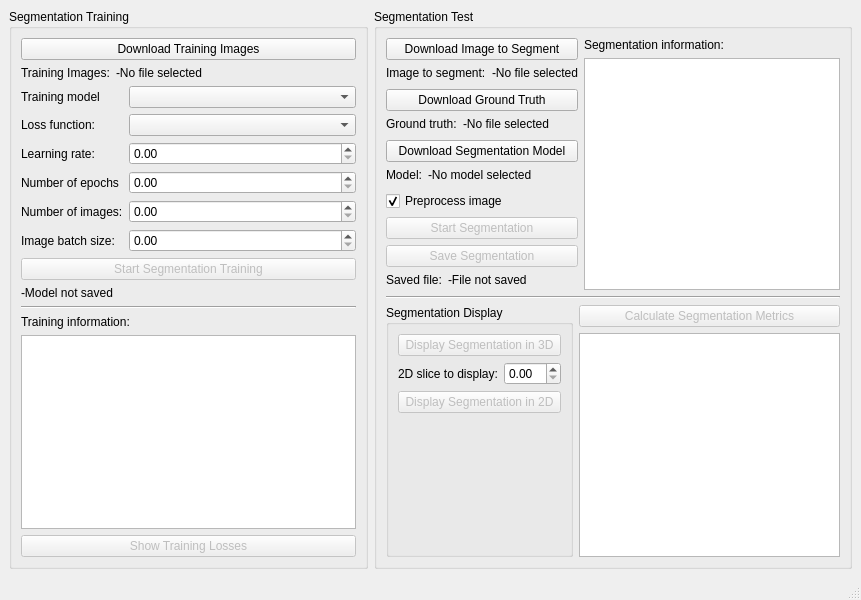
<?xml version="1.0" encoding="UTF-8"?>
<ui version="4.0">
 <class>MainWindow</class>
 <widget class="QMainWindow" name="MainWindow">
  <property name="geometry">
   <rect>
    <x>0</x>
    <y>0</y>
    <width>861</width>
    <height>600</height>
   </rect>
  </property>
  <property name="windowTitle">
   <string>VascSeg</string>
  </property>
  <property name="windowIcon">
   <iconset>
    <normaloff>logo.png</normaloff>logo.png</iconset>
  </property>
  <widget class="QWidget" name="centralwidget">
   <layout class="QHBoxLayout" name="horizontalLayout_2">
    <item>
     <widget class="QGroupBox" name="groupBox">
      <property name="title">
       <string>Segmentation Training</string>
      </property>
      <layout class="QVBoxLayout" name="verticalLayout_2">
       <item>
        <widget class="QPushButton" name="pushButton_downloadTraining">
         <property name="text">
          <string>Download Training Images</string>
         </property>
        </widget>
       </item>
       <item>
        <layout class="QFormLayout" name="formLayout_3">
         <item row="0" column="0">
          <widget class="QLabel" name="label_10">
           <property name="text">
            <string>Training Images:</string>
           </property>
          </widget>
         </item>
         <item row="0" column="1">
          <widget class="QLabel" name="label_trainingFile">
           <property name="text">
            <string>-No file selected</string>
           </property>
          </widget>
         </item>
        </layout>
       </item>
       <item>
        <layout class="QFormLayout" name="formLayout">
         <item row="0" column="0">
          <widget class="QLabel" name="label">
           <property name="text">
            <string>Training model</string>
           </property>
          </widget>
         </item>
         <item row="0" column="1">
          <widget class="QComboBox" name="comboBox_model"/>
         </item>
         <item row="3" column="0">
          <widget class="QLabel" name="label_4">
           <property name="text">
            <string>Number of epochs</string>
           </property>
          </widget>
         </item>
         <item row="4" column="0">
          <widget class="QLabel" name="label_5">
           <property name="text">
            <string>Number of images:</string>
           </property>
          </widget>
         </item>
         <item row="3" column="1">
          <widget class="QDoubleSpinBox" name="doubleSpinBox_nEpochs"/>
         </item>
         <item row="4" column="1">
          <widget class="QDoubleSpinBox" name="doubleSpinBox_nImages"/>
         </item>
         <item row="1" column="0">
          <widget class="QLabel" name="label_6">
           <property name="text">
            <string>Loss function:</string>
           </property>
          </widget>
         </item>
         <item row="2" column="0">
          <widget class="QLabel" name="label_7">
           <property name="text">
            <string>Learning rate:</string>
           </property>
          </widget>
         </item>
         <item row="2" column="1">
          <widget class="QDoubleSpinBox" name="doubleSpinBox_learningRate"/>
         </item>
         <item row="1" column="1">
          <widget class="QComboBox" name="comboBox_lossFunction"/>
         </item>
         <item row="5" column="0">
          <widget class="QLabel" name="label_2">
           <property name="text">
            <string>Image batch size:</string>
           </property>
          </widget>
         </item>
         <item row="5" column="1">
          <widget class="QDoubleSpinBox" name="doubleSpinBox_batchSize"/>
         </item>
        </layout>
       </item>
       <item>
        <widget class="QPushButton" name="pushButton_trainSegmentation">
         <property name="enabled">
          <bool>false</bool>
         </property>
         <property name="text">
          <string>Start Segmentation Training</string>
         </property>
        </widget>
       </item>
       <item>
        <widget class="QLabel" name="label_savedModel">
         <property name="text">
          <string>-Model not saved</string>
         </property>
        </widget>
       </item>
       <item>
        <widget class="Line" name="line">
         <property name="orientation">
          <enum>Qt::Horizontal</enum>
         </property>
        </widget>
       </item>
       <item>
        <widget class="QLabel" name="label_3">
         <property name="text">
          <string>Training information:</string>
         </property>
        </widget>
       </item>
       <item>
        <widget class="QTableWidget" name="tableWidget_trainingInfo"/>
       </item>
       <item>
        <widget class="QPushButton" name="pushButton_showLossCurves">
         <property name="enabled">
          <bool>false</bool>
         </property>
         <property name="text">
          <string>Show Training Losses</string>
         </property>
        </widget>
       </item>
      </layout>
     </widget>
    </item>
    <item>
     <widget class="QGroupBox" name="groupBox_2">
      <property name="title">
       <string>Segmentation Test</string>
      </property>
      <layout class="QVBoxLayout" name="verticalLayout_3">
       <item>
        <layout class="QHBoxLayout" name="horizontalLayout_4">
         <item>
          <layout class="QVBoxLayout" name="verticalLayout_7">
           <item>
            <widget class="QPushButton" name="pushButton_downloadTest">
             <property name="text">
              <string>Download Image to Segment</string>
             </property>
            </widget>
           </item>
           <item>
            <layout class="QFormLayout" name="formLayout_4">
             <item row="0" column="0">
              <widget class="QLabel" name="label_11">
               <property name="text">
                <string>Image to segment:</string>
               </property>
              </widget>
             </item>
             <item row="0" column="1">
              <widget class="QLabel" name="label_testFile">
               <property name="text">
                <string>-No file selected</string>
               </property>
              </widget>
             </item>
            </layout>
           </item>
           <item>
            <widget class="QPushButton" name="pushButton_downloadTruth">
             <property name="text">
              <string>Download Ground Truth</string>
             </property>
            </widget>
           </item>
           <item>
            <layout class="QFormLayout" name="formLayout_6">
             <item row="0" column="0">
              <widget class="QLabel" name="label_13">
               <property name="text">
                <string>Ground truth:</string>
               </property>
              </widget>
             </item>
             <item row="0" column="1">
              <widget class="QLabel" name="label_truthFile">
               <property name="text">
                <string>-No file selected</string>
               </property>
              </widget>
             </item>
            </layout>
           </item>
           <item>
            <widget class="QPushButton" name="pushButton_downloadModel">
             <property name="text">
              <string>Download Segmentation Model</string>
             </property>
            </widget>
           </item>
           <item>
            <layout class="QFormLayout" name="formLayout_5">
             <item row="0" column="0">
              <widget class="QLabel" name="label_12">
               <property name="text">
                <string>Model:</string>
               </property>
              </widget>
             </item>
             <item row="0" column="1">
              <widget class="QLabel" name="label_modelFile">
               <property name="text">
                <string>-No model selected</string>
               </property>
              </widget>
             </item>
            </layout>
           </item>
           <item>
            <widget class="QCheckBox" name="checkBox_preprocess">
             <property name="text">
              <string>Preprocess image</string>
             </property>
             <property name="checked">
              <bool>true</bool>
             </property>
            </widget>
           </item>
           <item>
            <widget class="QPushButton" name="pushButton_testSegmentation">
             <property name="enabled">
              <bool>false</bool>
             </property>
             <property name="text">
              <string>Start Segmentation</string>
             </property>
            </widget>
           </item>
           <item>
            <widget class="QPushButton" name="pushButton_saveSegmentation">
             <property name="enabled">
              <bool>false</bool>
             </property>
             <property name="text">
              <string>Save Segmentation</string>
             </property>
            </widget>
           </item>
           <item>
            <layout class="QFormLayout" name="formLayout_8">
             <item row="0" column="0">
              <widget class="QLabel" name="label_14">
               <property name="text">
                <string>Saved file:</string>
               </property>
              </widget>
             </item>
             <item row="0" column="1">
              <widget class="QLabel" name="label_savedFile">
               <property name="text">
                <string>-File not saved</string>
               </property>
              </widget>
             </item>
            </layout>
           </item>
          </layout>
         </item>
         <item>
          <layout class="QVBoxLayout" name="verticalLayout_4">
           <item>
            <widget class="QLabel" name="label_8">
             <property name="text">
              <string>Segmentation information:</string>
             </property>
            </widget>
           </item>
           <item>
            <widget class="QTableWidget" name="tableWidget_testInfo"/>
           </item>
          </layout>
         </item>
        </layout>
       </item>
       <item>
        <widget class="Line" name="line_2">
         <property name="orientation">
          <enum>Qt::Horizontal</enum>
         </property>
        </widget>
       </item>
       <item>
        <layout class="QHBoxLayout" name="horizontalLayout_5">
         <item>
          <widget class="QGroupBox" name="groupBox_3">
           <property name="title">
            <string>Segmentation Display</string>
           </property>
           <layout class="QVBoxLayout" name="verticalLayout">
            <item>
             <widget class="QPushButton" name="pushButton_show3DSegmentation">
              <property name="enabled">
               <bool>false</bool>
              </property>
              <property name="text">
               <string>Display Segmentation in 3D</string>
              </property>
             </widget>
            </item>
            <item>
             <layout class="QFormLayout" name="formLayout_2">
              <item row="0" column="0">
               <widget class="QLabel" name="label_9">
                <property name="text">
                 <string>2D slice to display:</string>
                </property>
               </widget>
              </item>
              <item row="0" column="1">
               <widget class="QDoubleSpinBox" name="doubleSpinBox_segSlice"/>
              </item>
             </layout>
            </item>
            <item>
             <widget class="QPushButton" name="pushButton_show2DSegmentation">
              <property name="enabled">
               <bool>false</bool>
              </property>
              <property name="text">
               <string>Display Segmentation in 2D</string>
              </property>
             </widget>
            </item>
            <item>
             <spacer name="verticalSpacer">
              <property name="orientation">
               <enum>Qt::Vertical</enum>
              </property>
              <property name="sizeHint" stdset="0">
               <size>
                <width>20</width>
                <height>40</height>
               </size>
              </property>
             </spacer>
            </item>
           </layout>
          </widget>
         </item>
         <item>
          <layout class="QVBoxLayout" name="verticalLayout_5">
           <item>
            <widget class="QPushButton" name="pushButton_showMetrics">
             <property name="enabled">
              <bool>false</bool>
             </property>
             <property name="text">
              <string>Calculate Segmentation Metrics</string>
             </property>
            </widget>
           </item>
           <item>
            <widget class="QTableWidget" name="tableWidget_metrics"/>
           </item>
          </layout>
         </item>
        </layout>
       </item>
      </layout>
     </widget>
    </item>
   </layout>
  </widget>
  <widget class="QMenuBar" name="menubar">
   <property name="geometry">
    <rect>
     <x>0</x>
     <y>0</y>
     <width>861</width>
     <height>21</height>
    </rect>
   </property>
  </widget>
  <widget class="QStatusBar" name="statusbar"/>
 </widget>
 <resources/>
 <connections/>
</ui>
